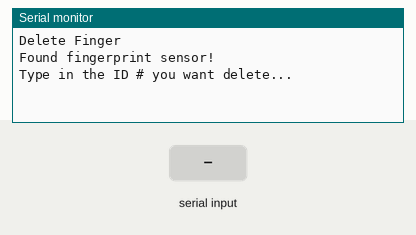
Bench run of a sketch on a simulated Arduino Uno, built with avr-gcc and run on an emulated ATmega328P. Shown: the last lines printed to the serial monitor. The inputs (shaded band) are chosen by the test bench.

Above: at 2.2 s.
2.3 s: "90,45\n" received over Serial
At 2.62 s:
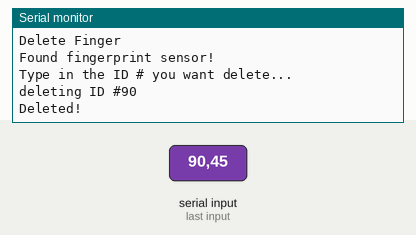
3.8 s: "30,150\n" received over Serial
At 6.1 s:
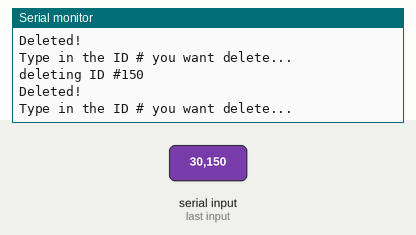
Timing chart, 0 to 7.6 s (numbered marks = the images above; inputs shaded):
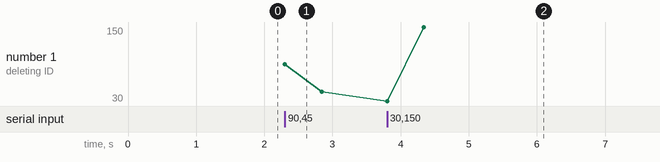

Measured:
- after the input at 2.3 s, the serial monitor: prints a new line at once (image 1)
- after the input at 3.8 s, the serial monitor: prints a new line at once (image 2)
- plotted number 1: 45 → 150 after the input at 3.8 s

The sketch:

delete.ino
```cpp
#include <Adafruit_Fingerprint.h>
#include <SoftwareSerial.h>

uint8_t getFingerprintEnroll(uint8_t id);

SoftwareSerial mySerial(2, 3);
Adafruit_Fingerprint finger = Adafruit_Fingerprint(&mySerial);


void setup()
{
  Serial.begin(9600);
  Serial.println("Delete Finger");

  // set the data rate for the sensor serial port
  finger.begin(57600);

  if (finger.verifyPassword()) {
    Serial.println("Found fingerprint sensor!");
  } else {
    Serial.println("Did not find fingerprint sensor :(");
    while (1);
  }
}

void loop()
{
  while (!Serial);
  delay(500);

  Serial.println("Type in the ID # you want delete...");
  uint8_t id = 0;
  while (true) {
    while (! Serial.available());
    char c = Serial.read();
    if (! isdigit(c)) break;
    id *= 10;
    id += c - '0';
  }
  Serial.print("deleting ID #");
  Serial.println(id);

  deleteFingerprint(id);
}

uint8_t deleteFingerprint(uint8_t id) {
  uint8_t p = -1;

  p = finger.deleteModel(id);

  if (p == FINGERPRINT_OK) {
    Serial.println("Deleted!");
  } else if (p == FINGERPRINT_PACKETRECIEVEERR) {
    Serial.println("Communication error");
    return p;
  } else if (p == FINGERPRINT_BADLOCATION) {
    Serial.println("Could not delete in that location");
    return p;
  } else if (p == FINGERPRINT_FLASHERR) {
    Serial.println("Error writing to flash");
    return p;
  } else {
    Serial.print("Unknown error: 0x"); Serial.println(p, HEX);
    return p;
  }
}
```
